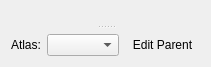
<?xml version="1.0" encoding="UTF-8"?>
<ui version="4.0">
 <class>BrainWidget</class>
 <widget class="QWidget" name="BrainWidget">
  <property name="geometry">
   <rect>
    <x>0</x>
    <y>0</y>
    <width>203</width>
    <height>67</height>
   </rect>
  </property>
  <property name="windowTitle">
   <string>Form</string>
  </property>
  <layout class="QGridLayout" name="gridLayout">
   <item row="0" column="0">
    <widget class="QSplitter" name="splitter">
     <property name="orientation">
      <enum>Qt::Orientation::Vertical</enum>
     </property>
     <property name="handleWidth">
      <number>3</number>
     </property>
     <widget class="DataExchangeWidget" name="dataExchangeWidget" native="true"/>
     <widget class="QWidget" name="">
      <layout class="QVBoxLayout" name="verticalLayout">
       <item>
        <widget class="NameDescriptionWidget" name="nameDescriptionWidget" native="true"/>
       </item>
       <item>
        <layout class="QHBoxLayout" name="horizontalLayout">
         <item>
          <widget class="QLabel" name="label">
           <property name="text">
            <string>Atlas:</string>
           </property>
           <property name="buddy">
            <cstring>brainAtlasComboBox</cstring>
           </property>
          </widget>
         </item>
         <item>
          <widget class="QComboBox" name="brainAtlasComboBox"/>
         </item>
         <item>
          <widget class="QToolButton" name="editParentToolButton">
           <property name="toolTip">
            <string>Edit Parent Object</string>
           </property>
           <property name="statusTip">
            <string>Edit Parent Object</string>
           </property>
           <property name="whatsThis">
            <string>Edit Parent Object</string>
           </property>
           <property name="text">
            <string>Edit Parent</string>
           </property>
           <property name="icon">
            <iconset theme="user"/>
           </property>
           <property name="autoRaise">
            <bool>true</bool>
           </property>
          </widget>
         </item>
        </layout>
       </item>
      </layout>
     </widget>
    </widget>
   </item>
  </layout>
 </widget>
 <customwidgets>
  <customwidget>
   <class>DataExchangeWidget</class>
   <extends>QWidget</extends>
   <header location="global">gui.widgets.dataclasswidgets.dataexchangewidget</header>
   <container>1</container>
  </customwidget>
  <customwidget>
   <class>NameDescriptionWidget</class>
   <extends>QWidget</extends>
   <header location="global">gui.widgets.dataclasswidgets.namedescriptionwidget</header>
   <container>1</container>
  </customwidget>
 </customwidgets>
 <resources/>
 <connections/>
</ui>
